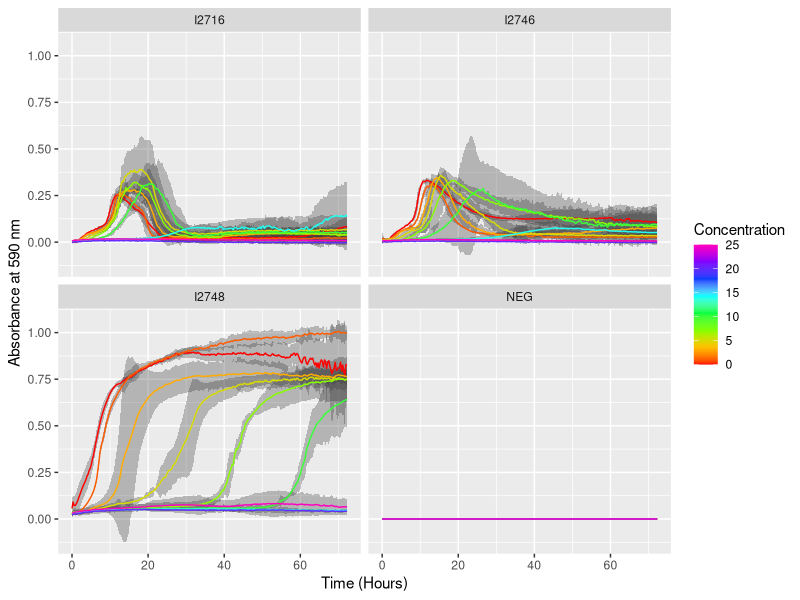

Generate this figure with R:
library(reshape2)
library(dplyr)
library(ggplot2)

# Read in the raw data and the platemap. You may need to first change your
# working directory with the setwd command.
rawdata <- read.table("20160519_AsIII_I16,46,48.asc.txt")
platemap <- read.csv("20160519_Platemap_MIC_Grofit.csv")

#remove time temporarily from dataset
time=rawdata[1]
rawdata=rawdata[,-1]

#define negative controls and subtract from dataset
neg0=data.frame(rawdata[,1])
neg1=data.frame(rawdata[,2])
neg3=data.frame(rawdata[,3])
neg5=data.frame(rawdata[,4])
neg7=data.frame(rawdata[,5])
neg10=data.frame(rawdata[,6])
neg14=data.frame(rawdata[,7])
neg20=data.frame(rawdata[,8])
neg25=data.frame(rawdata[,9])
negA=data.frame(rep(data.frame(rawdata[,1]),3))
negB=data.frame(rep(data.frame(rawdata[,2]),3))
negC=data.frame(rep(data.frame(rawdata[,3]),3))
negD=data.frame(rep(data.frame(rawdata[,4]),3))
negE=data.frame(rep(data.frame(rawdata[,5]),3))
negF=data.frame(rep(data.frame(rawdata[,6]),3))
negG=data.frame(cbind(neg14,neg25,neg14))
negH=data.frame(cbind(neg20,neg25,neg20))
neg=data.frame(cbind(neg0,neg1,neg3,neg5,neg7,neg10,neg14,neg20,neg25))
neg=data.frame(cbind(neg,negA,neg,negB,neg,negC,neg,negD,neg,negE,neg,negF,neg,negG,neg,negH))
rawdata= rawdata - neg
#add time back to data
rawdata=cbind(time, rawdata)

#add time and well infromation to data (warning message is OK in first line)
labels=read.csv("Time,wells.csv", header=FALSE)
labels=t(labels)
rawdata=t(rawdata)
rawdata=cbind(labels,rawdata)
rawdata=data.frame(rawdata, row.names=TRUE)
rawdata=data.frame(t(rawdata))

#remove s from time column
rawdata$Time=gsub('s', '', rawdata$Time)

# Reshape the data. Instead of rows containing the Time, Temperature,
# and readings for each Well, rows will contain the Time, Temperature, a
# Well ID, and the reading at that Well.
reshaped <- melt(rawdata, id="Time", variable.name="Well",
                 value.name="OD590")

# Add information about the experiment from the plate map. For each Well
# defined in both the reshaped data and the platemap, each resulting row
# will contain the absorbance measurement as well as the additional columns
# and values from the platemap.
annotated <- inner_join(reshaped, platemap, by="Well")

# Save the annotated data as a CSV for storing, sharing, etc.
write.csv(annotated, "20160519_MIC_annotated.csv")

conf_int95 <- function(data) {
  n <- length(data)
  error <- qt(0.975, df=n-1) * sd(data)/sqrt(n)
  return(error)
}

#make OD590 a number
OD590=as.numeric(annotated$OD590)
annotated=cbind(annotated,OD590)
annotated=annotated[,-3]

#make time a number
time=as.numeric(annotated$Time)
annotated2=cbind(annotated,time)
annotated=annotated2[,-1]

# Group the data by the different experimental variables and calculate the
# sample size, average OD600, and 95% confidence limits around the mean
# among the replicates. Also remove all records where the Strain is NA.
stats <- annotated %>%
  group_by(Strain, Concentration, time) %>%
  summarise(N=length(OD590),
            Average=mean(OD590),
            CI95=conf_int95(OD590)) %>%
  filter(!is.na(Strain))

# Plot the average OD600 over time for each strain in each environment
ggplot(data=stats, aes(x=time/3600, y=Average, color=Concentration, group=Concentration)) +
  geom_ribbon(aes(ymin=Average-CI95, ymax=Average+CI95, color=Concentration),
              color=NA, alpha=0.3) +
  geom_line(aes(color=Concentration)) +
  scale_color_gradientn(colours=rainbow(8)) +
  facet_wrap(~Strain, nrow=2) +
  labs(x="Time (Hours)", y="Absorbance at 590 nm")
